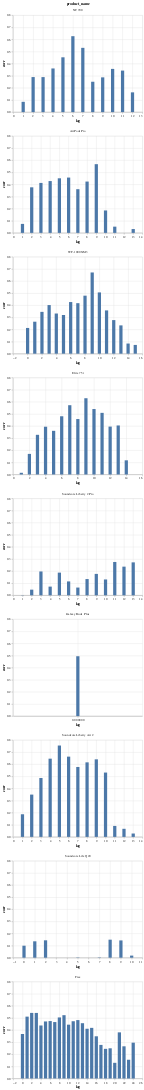

Write notebook code for a chart like this one.
### Code cell
alt.Chart(df_corr).mark_bar(size=10).encode(
    x=alt.X('lag'),
    y=alt.Y('corr', 
            #scale=alt.Scale(domain=[0,1])
           ),
    facet=alt.Facet(
        'product_name',
        columns=1,
        sort=['NC700', 'AirPods Pro', 'WF-1000XM3', 'Elite 75t', 'Soundcore Liberty 2 Pro', 'Galaxy Buds Plus', 'Soundcore Liberty Air 2', 'Soundcore Life Q20', 'Free']
    )
).transform_filter(
    datum.corr > 0
).resolve_scale(x='independent')

### Figure 1 — Vega-Lite specification as saved in the notebook (floating-point values rounded to 4 significant figures; data arrays with more than 128 entries replaced by an {"elided": "..."} marker saying what was removed)
{"config": {"view": {"continuousWidth": 400, "continuousHeight": 300}}, "data": {"name": "data-99f2068dab50dbf0ad9817cf7384b221"}, "mark": {"type": "bar", "size": 10}, "encoding": {"facet": {"type": "nominal", "columns": 1, "field": "product_name", "sort": ["NC700", "AirPods Pro", "WF-1000XM3", "Elite 75t", "Soundcore Liberty 2 Pro", "Galaxy Buds Plus", "Soundcore Liberty Air 2", "Soundcore Life Q20", "Free"]}, "x": {"type": "quantitative", "field": "lag"}, "y": {"type": "quantitative", "field": "corr"}}, "resolve": {"scale": {"x": "independent"}}, "transform": [{"filter": "(datum.corr > 0)"}], "$schema": "https://vega.github.io/schema/vega-lite/v4.8.1.json", "datasets": {"data-99f2068dab50dbf0ad9817cf7384b221": {"elided": "153 records"}}}
